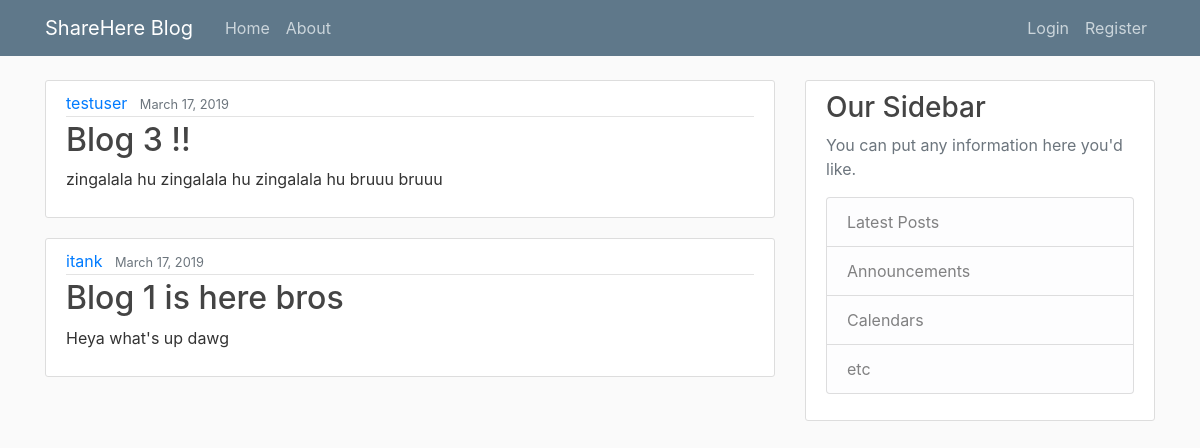
The app's page /, older data.
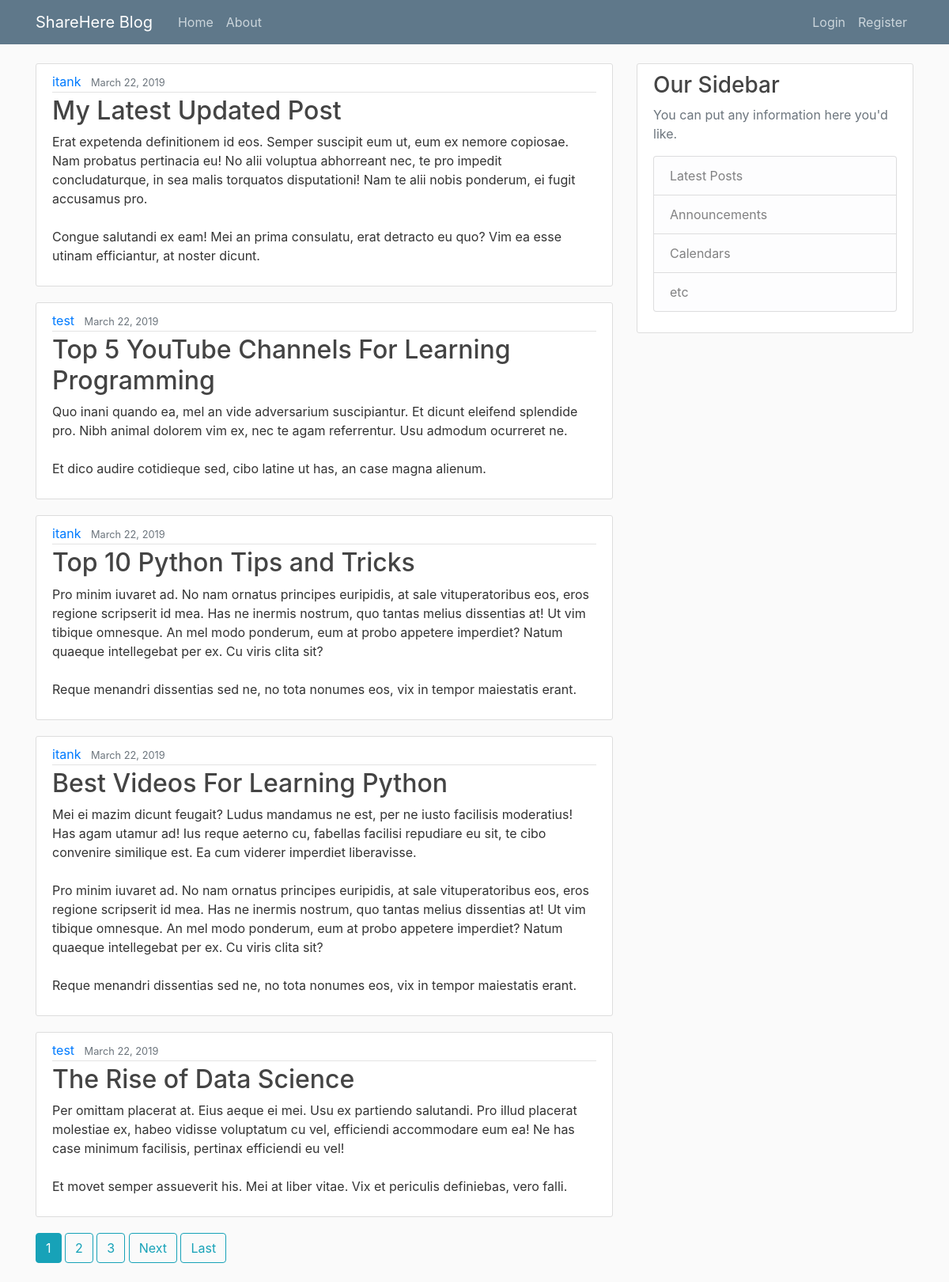
The same page, newer data.
### blog/models.py (models this page shows, shortened)
class Post(models.Model):
    title = models.CharField(max_length=120)
    content = models.TextField()
    date_posted = models.DateTimeField(default=timezone.now)
    author = models.ForeignKey(User, on_delete=models.CASCADE)

### blog/views.py (the view)
# urls.py: path('', PostListView.as_view(), name='blog-home'),
class PostListView(ListView):
    model = Post
    template_name = 'blog/home.html'
    context_object_name = 'posts'
    ordering = ['-date_posted']
    paginate_by = 5

### blog/templates/blog/home.html (shortened to what this page needs)
{% extends "blog/base.html" %}
{% block content %}
    {% for post in posts %}
    <article class="media content-section">
        <div class="media-body">
            <div class="article-metadata">
              <a class="mr-2" href="{% url 'user-posts' post.author.username %}">{{ post.author }}</a>
              <small class="text-muted">{{ post.date_posted|date:"F d, Y" }}</small>
            </div>
            <h2><a class="article-title" href="{% url 'post-detail' post.id %}">{{ post.title }}</a></h2>
            <p class="article-content">{{ post.content }}</p>
        </div>
    </article>
    {% endfor %}
    {% if is_paginated %}
        {% for num in page_obj.paginator.page_range %}
            {% if page_obj.number == num %}
                <a class="btn btn-info mb-4" href="?page={{ num }}">{{ num }}</a>
            {% elif num > page_obj.number|add:'-3' and num < page_obj.number|add:'3' %}
                <a class="btn btn-outline-info mb-4" href="?page={{ num }}">{{ num }}</a>
            {% endif %}
        {% endfor %}
        {% if page_obj.has_next %}
            <a class="btn btn-outline-info mb-4" href="?page={{ page_obj.next_page_number }}">Next</a>
            <a class="btn btn-outline-info mb-4" href="?page={{ page_obj.paginator.num_pages }}">Last</a>
        {% endif %}
    {% endif %}
{% endblock content %}

Row changes from the older to the newer data that the page shows:
no longer on this page (row unchanged): Post: author "testuser", date_posted "March 17, 2019", title "Blog 3 !!", content "zingalala hu zingalala hu zingalala hu bruuu bruuu"
removed Post: author "itank", date_posted "March 17, 2019", title "Blog 1 is here bros", content "Heya what's up dawg"
added Post: author "itank", date_posted "March 22, 2019", title "My Latest Updated Post", content "Erat expetenda definitionem id eos. Semper suscipit eum ut, eum ex nemore copiosae. Nam probatus pertinacia eu! No alii voluptua abhorreant nec, te pro impedit concludaturque, in sea malis torquatos disputationi! Nam te alii nobis ponderum, ei fugit accusamus pro. Congue salutandi ex eam! Mei an prima consulatu, erat detracto eu quo? Vim ea esse utinam efficiantur, at noster dicunt."
added Post: author "test", date_posted "March 22, 2019", title "Top 5 YouTube Channels For Learning Programming", content "Quo inani quando ea, mel an vide adversarium suscipiantur. Et dicunt eleifend splendide pro. Nibh animal dolorem vim ex, nec te agam referrentur. Usu admodum ocurreret ne. Et dico audire cotidieque sed, cibo latine ut has, an case magna alienum."
added Post: author "itank", date_posted "March 22, 2019", title "Top 10 Python Tips and Tricks", content "Pro minim iuvaret ad. No nam ornatus principes euripidis, at sale vituperatoribus eos, eros regione scripserit id mea. Has ne inermis nostrum, quo tantas melius dissentias at! Ut vim tibique omnesque. An mel modo ponderum, eum at probo appetere imperdiet? Natum quaeque intellegebat per ex. Cu viris clita sit? Reque menandri dissentias sed ne, no tota nonumes eos, vix in tempor maiestatis erant."
added Post: author "itank", date_posted "March 22, 2019", title "Best Videos For Learning Python", content "Mei ei mazim dicunt feugait? Ludus mandamus ne est, per ne iusto facilisis moderatius! Has agam utamur ad! Ius reque aeterno cu, fabellas facilisi repudiare eu sit, te cibo convenire similique est. Ea cum viderer imperdiet liberavisse. Pro minim iuvaret ad. No nam ornatus principes euripidis, at sale vituperatoribus eos, eros regione scripserit id mea. Has ne inermis nostrum, quo tantas melius dissentias at! Ut vim tibique omnesque. An mel modo ponderum, eum at probo appetere imperdiet? Natum quaeque intellegebat per ex. Cu viris clita sit? Reque menandri dissentias sed ne, no tota nonumes eos, vix in tempor maiestatis erant."
added Post: author "test", date_posted "March 22, 2019", title "The Rise of Data Science", content "Per omittam placerat at. Eius aeque ei mei. Usu ex partiendo salutandi. Pro illud placerat molestiae ex, habeo vidisse voluptatum cu vel, efficiendi accommodare eum ea! Ne has case minimum facilisis, pertinax efficiendi eu vel! Et movet semper assueverit his. Mei at liber vitae. Vix et periculis definiebas, vero falli."
Text that changed along with them:
new list line: "1"
new list line: "2"
new list line: "3"
text now shown: "Next Last"
